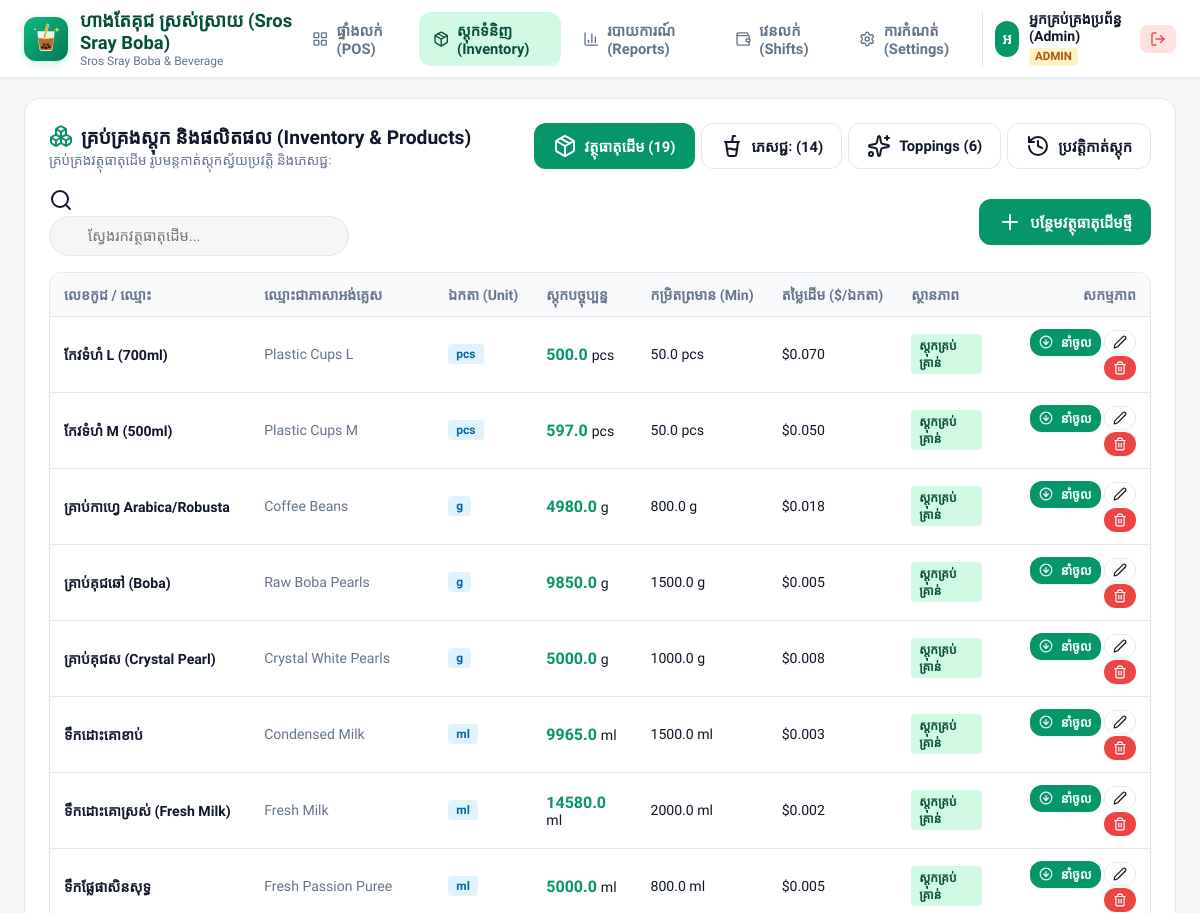
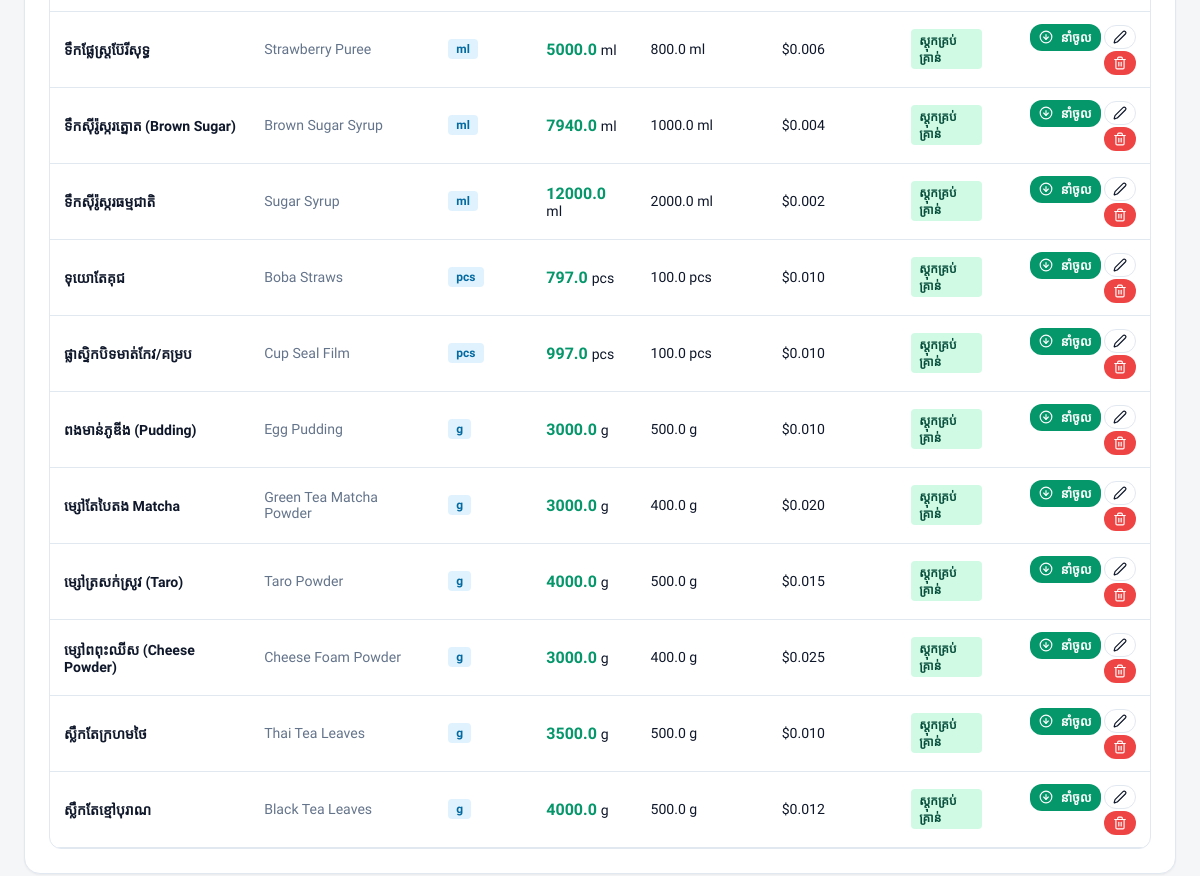
The page /inventory (signed in) on the database its author committed (2 pictures, top to bottom).
### tables this page shows
CREATE TABLE store_settings (
            key TEXT PRIMARY KEY,
            value TEXT NOT NULL,
            description TEXT
        );

CREATE TABLE raw_materials (
            id INTEGER PRIMARY KEY AUTOINCREMENT,
            name_km TEXT NOT NULL,
            name_en TEXT NOT NULL,
            unit TEXT NOT NULL, -- pcs, g, ml, etc.
            current_stock REAL NOT NULL DEFAULT 0,
            min_threshold REAL NOT NULL DEFAULT 10,
            cost_per_unit REAL NOT NULL DEFAULT 0,
            updated_at TIMESTAMP DEFAULT CURRENT_TIMESTAMP
        );

### app.py (the view)
@app.route('/inventory')
@admin_required
def inventory_page():
    conn = get_db()
    materials = conn.execute('SELECT * FROM raw_materials ORDER BY current_stock <= min_threshold DESC, name_km ASC').fetchall()
    categories = conn.execute('SELECT * FROM categories ORDER BY sort_order ASC').fetchall()
    products = conn.execute('''
        SELECT p.*, c.name_km as category_name
        FROM products p
        JOIN categories c ON p.category_id = c.id
        ORDER BY p.category_id ASC, p.id ASC
    ''').fetchall()
    toppings = conn.execute('''
        SELECT t.*, rm.name_km as material_name, rm.unit as material_unit
        FROM toppings t
        LEFT JOIN raw_materials rm ON t.raw_material_id = rm.id
        ORDER BY t.id ASC
    ''').fetchall()
    stock_logs = conn.execute('''
        SELECT sl.*, rm.name_km as material_name, rm.unit
        FROM stock_logs sl
        JOIN raw_materials rm ON sl.raw_material_id = rm.id
        ORDER BY sl.id DESC LIMIT 50
    ''').fetchall()
    conn.close()
    alerts = get_low_stock_alerts()
    return render_template(
        'inventory.html',
        materials=materials,
        categories=categories,
        products=products,
        toppings=toppings,
        stock_logs=stock_logs,
        alerts=alerts
    )

### app.py (called while the page is built)
def admin_required(f):
    @wraps(f)
    def decorated_function(*args, **kwargs):
        if 'user_id' not in session:
            return redirect(url_for('login'))
        if session.get('role') != 'admin':
            if request.is_json or request.path.startswith('/api/'):
                return jsonify({'success': False, 'error': 'ការអនុញ្ញាតត្រូវបានបដិសេធ (ត្រូវការសិទ្ធិជា Admin)'}), 403
            flash('ត្រូវការសិទ្ធិជា Admin ដើម្បីចូលមើលទំព័រនេះ!', 'danger')
            return redirect(url_for('pos_page'))
        return f(*args, **kwargs)
    return decorated_function

@app.context_processor
def inject_global_data():
    settings = get_store_settings()
    low_stock_count = 0
    try:
        alerts = get_low_stock_alerts()
        low_stock_count = len(alerts)
    except Exception:
        pass
    return {
        'settings': settings,
        'low_stock_count': low_stock_count,
        'current_user': {
            'id': session.get('user_id'),
            'username': session.get('username'),
            'full_name': session.get('full_name'),
            'role': session.get('role')
        } if 'user_id' in session else None,
        'now': datetime.datetime.now()
    }

### database.py (called while the page is built)
def get_db():
    conn = sqlite3.connect(DB_PATH)
    conn.row_factory = sqlite3.Row
    conn.execute("PRAGMA foreign_keys = ON")
    return conn

def get_store_settings():
    conn = get_db()
    rows = conn.execute('SELECT key, value FROM store_settings').fetchall()
    conn.close()
    return {row['key']: row['value'] for row in rows}

def get_low_stock_alerts():
    conn = get_db()
    alerts = conn.execute('''
        SELECT id, name_km, name_en, unit, current_stock, min_threshold,
               CASE
                   WHEN current_stock <= 0 THEN 'danger'
                   WHEN current_stock <= min_threshold THEN 'warning'
                   ELSE 'ok'
               END as status
        FROM raw_materials
        WHERE current_stock <= min_threshold
        ORDER BY current_stock ASC
    ''').fetchall()
    conn.close()
    return [dict(row) for row in alerts]

### templates/inventory.html (shortened to what this page needs)
{% extends "base.html" %}
{% block content %}
<div class="card-box">
  <div class="card-header-row">
    <div>
      <div class="card-title">
        <i data-lucide="boxes" style="width:24px;height:24px;color:var(--primary);"></i>
        គ្រប់គ្រងស្តុក និងផលិតផល (Inventory & Products)
      </div>
      <div style="font-size:0.85rem; color:#64748b;">គ្រប់គ្រងវត្ថុធាតុដើម រូបមន្តកាត់ស្តុកស្វ័យប្រវត្តិ និងភេសជ្ជៈ</div>
    </div>
    <div style="display:flex; gap:6px; flex-wrap:wrap;">
      <button class="btn btn-primary inv-tab-btn active" onclick="switchInvTab('materials', this)">
        <i data-lucide="package"></i> វត្ថុធាតុដើម ({{ materials|length }})
      </button>
      <button class="btn btn-secondary inv-tab-btn" onclick="switchInvTab('products', this)">
        <i data-lucide="cup-soda"></i> ភេសជ្ជៈ ({{ products|length }})
      </button>
      <button class="btn btn-secondary inv-tab-btn" onclick="switchInvTab('toppings', this)">
        <i data-lucide="sparkles"></i> Toppings ({{ toppings|length }})
      </button>
      <button class="btn btn-secondary inv-tab-btn" onclick="switchInvTab('logs', this)">
        <i data-lucide="history"></i> ប្រវត្តិកាត់ស្តុក
      </button>
    </div>
  </div>
  <div id="tabMaterials" class="inv-tab-content">
    <div class="card-header-row" style="margin-bottom:1rem;">
      <div class="search-box" style="max-width:300px;">
        <i data-lucide="search"></i>
        <input type="text" id="matSearch" class="search-input" placeholder="ស្វែងរកវត្ថុធាតុដើម..." oninput="filterMaterialsTable()">
      </div>
      <button class="btn btn-primary" onclick="openAddMaterialModal()">
        <i data-lucide="plus"></i> បន្ថែមវត្ថុធាតុដើមថ្មី
      </button>
    </div>
    <div class="table-responsive">
      <table class="data-table" id="materialsTable">
        <thead>
          <tr>
            <th>លេខកូដ / ឈ្មោះ</th>
            <th>ឈ្មោះជាភាសាអង់គ្លេស</th>
            <th>ឯកតា (Unit)</th>
            <th>ស្តុកបច្ចុប្បន្ន</th>
            <th>កម្រិតព្រមាន (Min)</th>
            <th>តម្លៃដើម ($/ឯកតា)</th>
            <th>ស្ថានភាព</th>
            <th style="text-align:right;">សកម្មភាព</th>
          </tr>
        </thead>
        <tbody>
          {% for m in materials %}
          <tr class="mat-row">
            <td>
              <strong style="color:#0f172a;">{{ m.name_km }}</strong>
            </td>
            <td style="color:#64748b;">{{ m.name_en }}</td>
            <td><span class="badge badge-info">{{ m.unit }}</span></td>
            <td>
              <strong style="font-size:1rem; {% if m.current_stock <= m.min_threshold %}color:#ef4444;{% else %}color:#059669;{% endif %}">
                {{ m.current_stock }}
              </strong> {{ m.unit }}
            </td>
            <td>{{ m.min_threshold }} {{ m.unit }}</td>
            <td>${{ "%.3f"|format(m.cost_per_unit) }}</td>
            <td>
              {% if m.current_stock <= 0 %}
                <span class="badge badge-danger">អស់ពីស្តុក (Out)</span>
              {% elif m.current_stock <= m.min_threshold %}
                <span class="badge badge-warning">ជិតអស់ (Low Stock)</span>
              {% else %}
                <span class="badge badge-success">ស្តុកគ្រប់គ្រាន់</span>
              {% endif %}
            </td>
            <td style="text-align:right;">
              <button class="btn btn-primary" style="padding:4px 8px; font-size:0.78rem;" onclick="openStockInModal({{ m.id }}, '{{ m.name_km }}', '{{ m.unit }}')" title="នាំចូលស្តុក">
                <i data-lucide="arrow-down-circle" style="width:14px;height:14px;"></i> នាំចូល
              </button>
              <button class="btn btn-secondary" style="padding:4px 8px; font-size:0.78rem;" onclick="openEditMaterialModal({{ m.id }}, '{{ m.name_km }}', '{{ m.name_en }}', '{{ m.unit }}', {{ m.min_threshold }}, {{ m.cost_per_unit }})" title="កែប្រែ">
                <i data-lucide="edit-2" style="width:14px;height:14px;"></i>
              </button>
              <button class="btn btn-danger" style="padding:4px 8px; font-size:0.78rem;" onclick="deleteMaterial({{ m.id }}, '{{ m.name_km }}')" title="លុប">
                <i data-lucide="trash" style="width:14px;height:14px;"></i>
              </button>
            </td>
          </tr>
          {% endfor %}
        </tbody>
      </table>
    </div>
  </div>
</div>
{% endblock %}

### templates/base.html (shortened to what this page needs)
<!DOCTYPE html>
<html lang="km">
<head>
  <link rel="stylesheet" href="{{ url_for('static', filename='css/style.css') }}">
  <link rel="stylesheet" href="{{ url_for('static', filename='css/print.css') }}">
</head>
<body>
  {% if current_user %}
  <nav class="navbar">
    <a href="{{ url_for('pos_page') }}" class="nav-brand">
      <img src="{{ url_for('static', filename='images/shop_logo.svg') }}" alt="Logo" class="nav-logo">
      <div>
        <div class="brand-title">{{ settings.get('shop_name_km', 'ហាងតែគុជ ស្រស់ស្រាយ') }}</div>
        <div class="brand-subtitle">{{ settings.get('shop_name_en', 'Sros Sray Boba & Beverage') }}</div>
      </div>
    </a>
    <div class="nav-links">
      <a href="{{ url_for('pos_page') }}" class="nav-item {% if request.endpoint == 'pos_page' %}active{% endif %}">
        <i data-lucide="layout-grid"></i> ផ្ទាំងលក់ (POS)
      </a>
      {% if current_user.role == 'admin' %}
      <a href="{{ url_for('inventory_page') }}" class="nav-item {% if request.endpoint == 'inventory_page' %}active{% endif %}">
        <i data-lucide="package"></i> ស្តុកទំនិញ (Inventory)
      </a>
      <a href="{{ url_for('reports_page') }}" class="nav-item {% if request.endpoint == 'reports_page' %}active{% endif %}">
        <i data-lucide="bar-chart-3"></i> របាយការណ៍ (Reports)
      </a>
      {% endif %}
      <a href="{{ url_for('shifts_page') }}" class="nav-item {% if request.endpoint == 'shifts_page' %}active{% endif %}">
        <i data-lucide="wallet"></i> វេនលក់ (Shifts)
      </a>
      {% if current_user.role == 'admin' %}
      <a href="{{ url_for('settings_page') }}" class="nav-item {% if request.endpoint == 'settings_page' %}active{% endif %}">
        <i data-lucide="settings"></i> ការកំណត់ (Settings)
      </a>
      {% endif %}
    </div>
    <div class="nav-actions">
      <div class="user-profile">
        <div class="user-avatar">
          {{ current_user.full_name[:1] }}
        </div>
        <div class="user-info">
          <div class="user-name">{{ current_user.full_name }}</div>
          <span class="user-role role-{{ current_user.role }}">{{ current_user.role }}</span>
        </div>
      </div>
      <a href="{{ url_for('logout') }}" class="btn-logout" title="ចាកចេញ">
        <i data-lucide="log-out" style="width:16px;height:16px;"></i>
      </a>
    </div>
  </nav>
  {% endif %}
  <main class="main-wrapper">
    {% block content %}{% endblock %}
  </main>
</body>
</html>

### rows shown on the page
store_settings: get "ហាងតែគុជ ស្រស់ស្រាយ (Sros Sray Boba)"
store_settings: get "Sros Sray Boba & Beverage"
raw_materials: name_km "កែវទំហំ L (700ml)", name_en "Plastic Cups L", unit "pcs", current_stock "500.0", min_threshold "50.0", cost_per_unit "0.070", shows "ស្តុកគ្រប់គ្រាន់"
raw_materials: name_km "កែវទំហំ M (500ml)", name_en "Plastic Cups M", unit "pcs", current_stock "597.0", min_threshold "50.0", cost_per_unit "0.050", shows "ស្តុកគ្រប់គ្រាន់"
raw_materials: name_km "គ្រាប់កាហ្វេ Arabica/Robusta", name_en "Coffee Beans", unit "g", current_stock "4980.0", min_threshold "800.0", cost_per_unit "0.018", shows "ស្តុកគ្រប់គ្រាន់"
raw_materials: name_km "គ្រាប់គុជឆៅ (Boba)", name_en "Raw Boba Pearls", unit "g", current_stock "9850.0", min_threshold "1500.0", cost_per_unit "0.005", shows "ស្តុកគ្រប់គ្រាន់"
raw_materials: name_km "គ្រាប់គុជស (Crystal Pearl)", name_en "Crystal White Pearls", unit "g", current_stock "5000.0", min_threshold "1000.0", cost_per_unit "0.008", shows "ស្តុកគ្រប់គ្រាន់"
raw_materials: name_km "ទឹកដោះគោខាប់", name_en "Condensed Milk", unit "ml", current_stock "9965.0", min_threshold "1500.0", cost_per_unit "0.003", shows "ស្តុកគ្រប់គ្រាន់"
raw_materials: name_km "ទឹកដោះគោស្រស់ (Fresh Milk)", name_en "Fresh Milk", unit "ml", current_stock "14580.0", min_threshold "2000.0", cost_per_unit "0.002", shows "ស្តុកគ្រប់គ្រាន់"
raw_materials: name_km "ទឹកផ្លែផាសិនសុទ្ធ", name_en "Fresh Passion Puree", unit "ml", current_stock "5000.0", min_threshold "800.0", cost_per_unit "0.005", shows "ស្តុកគ្រប់គ្រាន់"
raw_materials: name_km "ទឹកផ្លែស្ត្រប៊ែរីសុទ្ធ", name_en "Strawberry Puree", unit "ml", current_stock "5000.0", min_threshold "800.0", cost_per_unit "0.006", shows "ស្តុកគ្រប់គ្រាន់"
raw_materials: name_km "ទឹកស៊ីរ៉ូស្ករត្នោត (Brown Sugar)", name_en "Brown Sugar Syrup", unit "ml", current_stock "7940.0", min_threshold "1000.0", cost_per_unit "0.004", shows "ស្តុកគ្រប់គ្រាន់"
raw_materials: name_km "ទឹកស៊ីរ៉ូស្ករធម្មជាតិ", name_en "Sugar Syrup", unit "ml", current_stock "12000.0", min_threshold "2000.0", cost_per_unit "0.002", shows "ស្តុកគ្រប់គ្រាន់"
raw_materials: name_km "ទុយោតែគុជ", name_en "Boba Straws", unit "pcs", current_stock "797.0", min_threshold "100.0", cost_per_unit "0.010", shows "ស្តុកគ្រប់គ្រាន់"
raw_materials: name_km "ផ្លាស្ទិកបិទមាត់កែវ/គម្រប", name_en "Cup Seal Film", unit "pcs", current_stock "997.0", min_threshold "100.0", cost_per_unit "0.010", shows "ស្តុកគ្រប់គ្រាន់"
raw_materials: name_km "ពងមាន់ភូឌីង (Pudding)", name_en "Egg Pudding", unit "g", current_stock "3000.0", min_threshold "500.0", cost_per_unit "0.010", shows "ស្តុកគ្រប់គ្រាន់"
raw_materials: name_km "ម្សៅតែបៃតង Matcha", name_en "Green Tea Matcha Powder", unit "g", current_stock "3000.0", min_threshold "400.0", cost_per_unit "0.020", shows "ស្តុកគ្រប់គ្រាន់"
raw_materials: name_km "ម្សៅត្រសក់ស្រូវ (Taro)", name_en "Taro Powder", unit "g", current_stock "4000.0", min_threshold "500.0", cost_per_unit "0.015", shows "ស្តុកគ្រប់គ្រាន់"
raw_materials: name_km "ម្សៅពពុះឈីស (Cheese Powder)", name_en "Cheese Foam Powder", unit "g", current_stock "3000.0", min_threshold "400.0", cost_per_unit "0.025", shows "ស្តុកគ្រប់គ្រាន់"
raw_materials: name_km "ស្លឹកតែក្រហមថៃ", name_en "Thai Tea Leaves", unit "g", current_stock "3500.0", min_threshold "500.0", cost_per_unit "0.010", shows "ស្តុកគ្រប់គ្រាន់"
raw_materials: name_km "ស្លឹកតែខ្មៅបុរាណ", name_en "Black Tea Leaves", unit "g", current_stock "4000.0", min_threshold "500.0", cost_per_unit "0.012", shows "ស្តុកគ្រប់គ្រាន់"

### other values the page prints
{{ current_user.full_name[:1] }} "អ"
{{ current_user.full_name }} "អ្នកគ្រប់គ្រងប្រព័ន្ធ (Admin)"
{{ current_user.role }} "ADMIN"
{{ materials|length }} "19"
{{ products|length }} "14"
{{ toppings|length }} "6"
